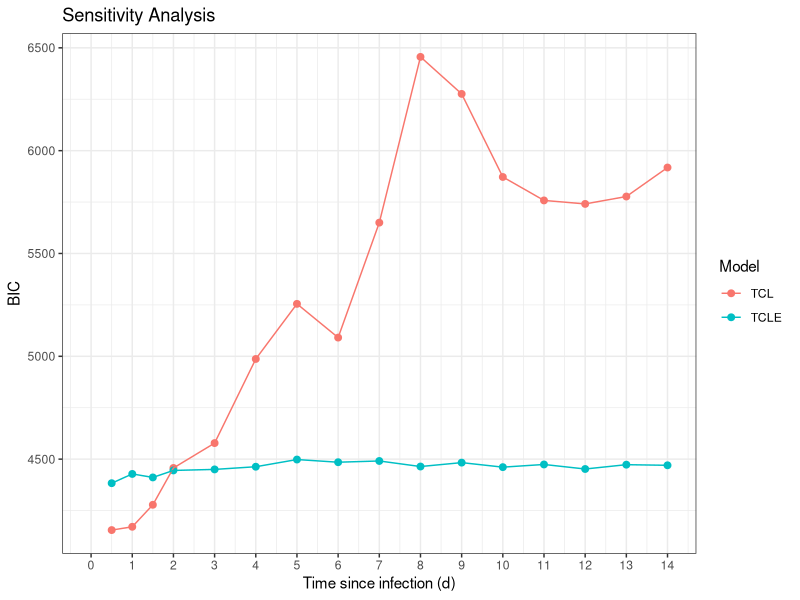

The R script that drew this image:
############set working directory
setwd("/home/akosua/Documents/Model_evaluation/SARS_CoV-2_viral_dynamic_models_comparison/Gastine_et_al_2021/Gastine_TCL_TCLE_sensitivity_analysis/")
library(ggplot2)
library(scales)
library(deSolve)
##### Read in data ########
dat <- read.csv("Gastine_TCL_TCLE_sensitivity_analysis_BIC.csv", h = TRUE)

pl.1 <- ggplot() + 
  theme_bw() +
  labs(x = "Time since infection (d)", y = "BIC",
       title = "Sensitivity Analysis") +
  geom_point(aes(x = Day, y = BIC, group = Model, colour = Model) , data = dat, cex = 2) + 
  geom_line(aes(x = Day, y = BIC, group = Model, colour = Model), data = dat) + 
  scale_x_continuous(limits = c(0, 14), breaks = c(seq(0, 14, 1)))
geom_smooth() 
facet_wrap(~ NULL)
pdf("Gastine_TCL_TCLE_Sensitivity_Analysis",width = 6, height = 4)
pl.1
dev.off() 
